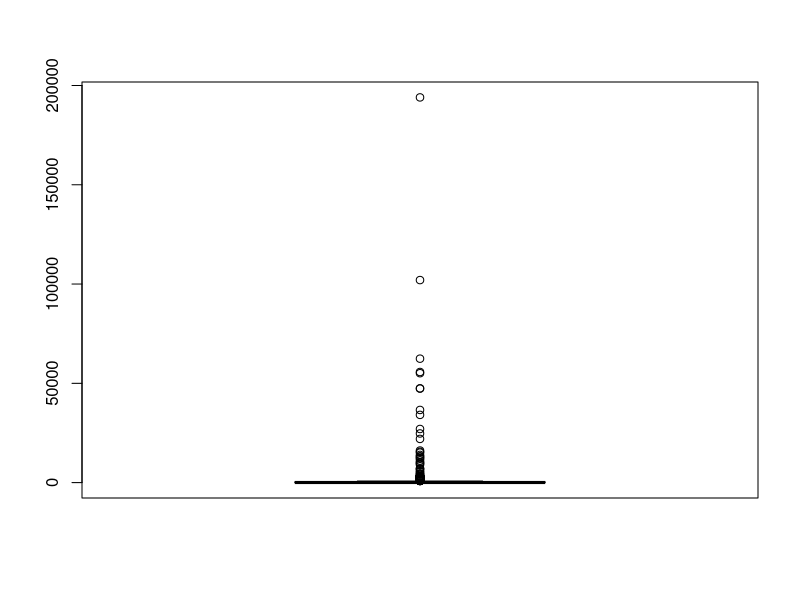
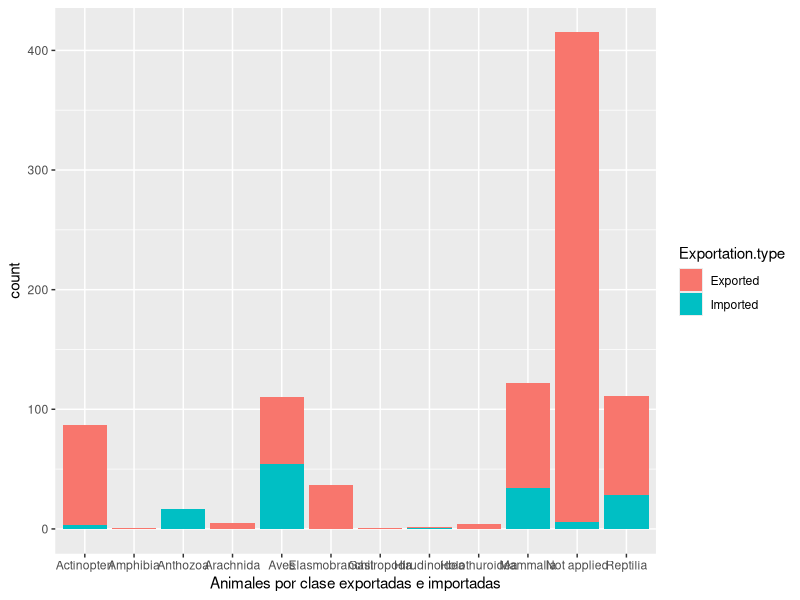
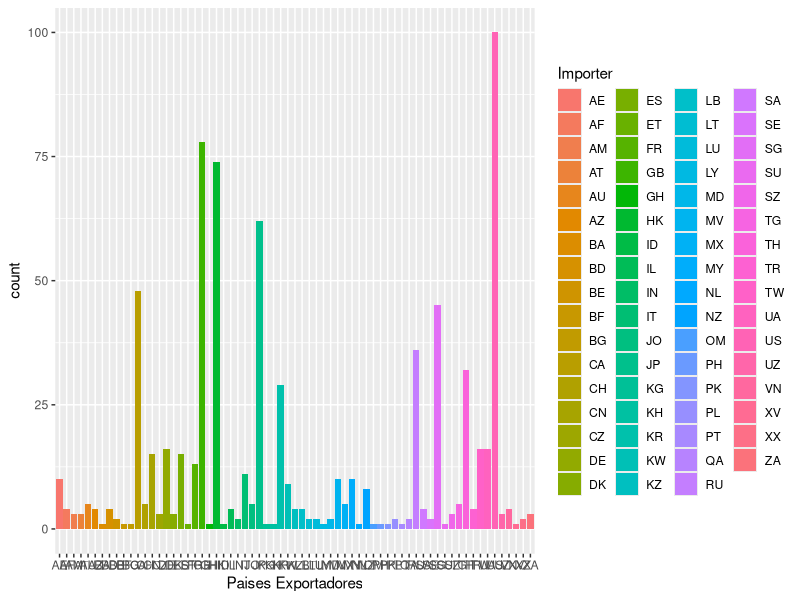
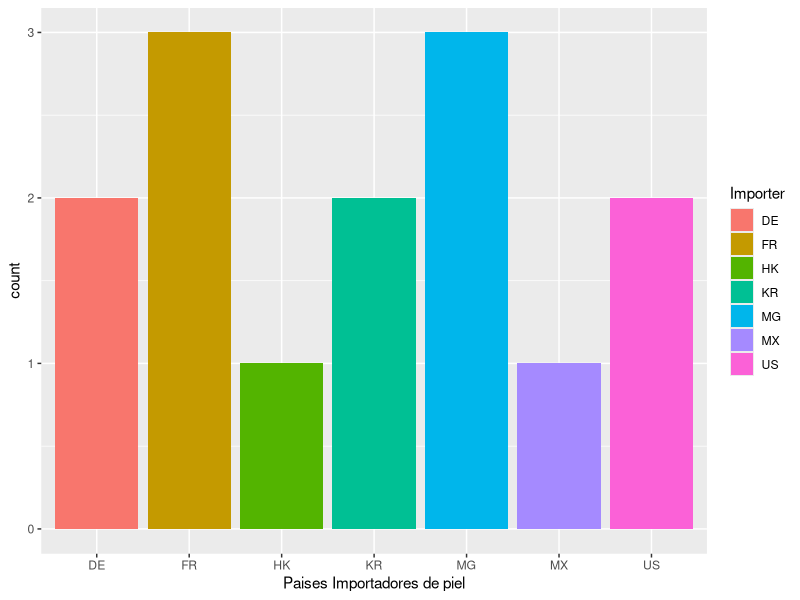
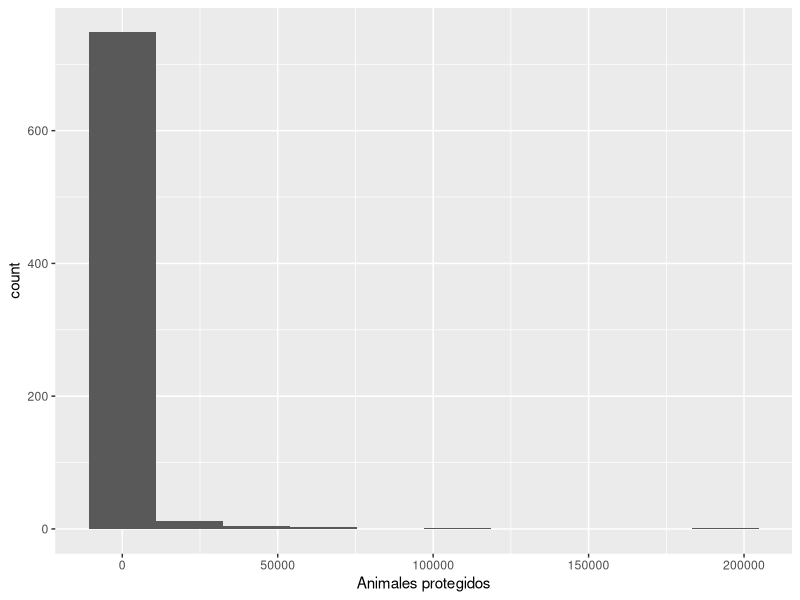

These charts were generated, in order, by the following R code:
## ---- chunk 1
knitr::opts_chunk$set(echo = TRUE)
print(getwd())
library(car)
library(dplyr)
library(carData)
library(ggplot2)
## ---- chunk 2
#Captura
cites <- read.csv("cites_2021_original.csv", header = TRUE)
head(cites)
summary(cites)
## ---- chunk 3
#Detección de nulos/vacíos
#sapply(cites, function(x) sum(is.na(x))) # NA
sapply(cites, function(x) sum(x=="")) #Si es vacio
#sapply(cites, function(x) sum(x==" ")) # Si no es vacio, aunque tiene un espacio
## ---- chunk 4
#Declaramos los nuevas columnas que utilizaremos
auxNumber <- c()
auxType <- c()
#Según el si el campo de importación/exportación está vacío o no,
#vamos creando el vector según convenga
for (i in 1:nrow(cites)) {
  if(!is.na(cites$Importer.reported.quantity[i])){
    auxNumber[i] <- cites$Importer.reported.quantity[i]
    auxType[i] <- "Imported"
  }else if(!is.na(cites$Exporter.reported.quantity[i])){
    auxNumber[i] <- cites$Exporter.reported.quantity[i]
    auxType[i] <- "Exported"
  }
}
#Asignamos las nuevas columnas al dataset
cites$Exportation.type <- auxType
cites$Exportation.number <- auxNumber
## ---- chunk 5
#Creación de boxplot para detección de outliers
boxplot(cites$Exportation.number)
boxplot.stats(cites$Exportation.number)$out
## ---- chunk 6
#Duplicados
cites[duplicated(cites),]
dim(cites)
## ---- chunk 7
#Eliminar duplicados
cites = unique(cites)
dim(cites)
## ---- chunk 8
#Eliminamos las columnas que ya no nos interesan
cites$Origin <- NULL
cites$Importer.reported.quantity <- NULL
cites$Exporter.reported.quantity <- NULL
cites$Family <- NULL
cites$Order <- NULL
cites$Genus <- NULL
## ---- chunk 9
#Añadir nivel Not applied a Unit, Class, Source and Genus
levels(cites$Unit) <- c(levels(cites$Unit), "Not applied")
levels(cites$Class) <- c(levels(cites$Class), "Not applied")
levels(cites$Source) <- c(levels(cites$Source), "Not applied")
levels(cites$Purpose) <- c(levels(cites$Purpose), "Not applied")

## ---- chunk 10
#sustición de cadena vacía por "Not applied"
for (i in 1:nrow(cites)) {
  for(j in 1:ncol(cites)){
    if((cites[i,j]=="")){
      cites[i,j] <- "Not applied"
    }
  }
}
## ---- chunk 11
#Guardamos el dataset transformado
write.csv(cites, "cites_2021_limpio.csv")
## ---- chunk 12
#Prueba de shapiro-wilk
shapiro.test(cites$Exportation.number)
## ---- chunk 13
install.packages("car")
## ---- chunk 14
leveneTest(y = cites$Exportation.number, group = cites$Importer, center = "median")
## ---- chunk 15
leveneTest(y = cites$Exportation.number, group = cites$Exportation.type, center = "median")
## ---- chunk 16
table1 <- table(cites$Importer, cites$Taxon)
chisq.test(table1)
## ---- chunk 17
table2 <- table(cites$Exporter, cites$Taxon)
chisq.test(table2)
## ---- chunk 18
table2 <- table(cites$Exporter, cites$Exportation.number)
chisq.test(table2)
## ---- chunk 19
table2 <- table(cites$Importer, cites$Exportation.number)
chisq.test(table2)
## ---- chunk 20
model <- lm(cites$Exportation.number ~ cites$Exportation.type)
summary(model)
## ---- chunk 21
model <- lm(cites$Exportation.number ~ cites$Term)
summary(model)
## ---- chunk 22
model <- lm(cites$Exportation.number ~ cites$Term + cites$Purpose)
anova(model)
## ---- chunk 23
#Clases exportados e importados
ggplot(data=cites,aes(x=Class, fill=Exportation.type)) + geom_bar() + xlab("Animales por clase exportadas e importadas") + labs(fill = "Exportation.type")

#Cantidad de especimen exportado por paises
ggplot(data=subset(cites, Exportation.type == "Exported"),aes(x=Importer, fill=Importer)) + geom_bar(binwidth=1.0) + xlab("Paises Exportadores")

#Paises/importaciones_de_piel
ggplot(data=subset(cites, Term == "skins" | Term == "skin pieces"),aes(x=Importer, fill=Importer)) + geom_bar() + xlab("Paises Importadores de piel")

animals_counts <- cites %>%
                 group_by(App., Taxon) %>%
                 filter(Exportation.type=="Exported") %>%
                 summarise(Exportation.number)
                 

#Animales protegidos
ggplot(data=animals_counts, aes(x=Exportation.number)) + geom_histogram(bins=10) + xlab("Animales protegidos") + labs(fill = "Taxon")
